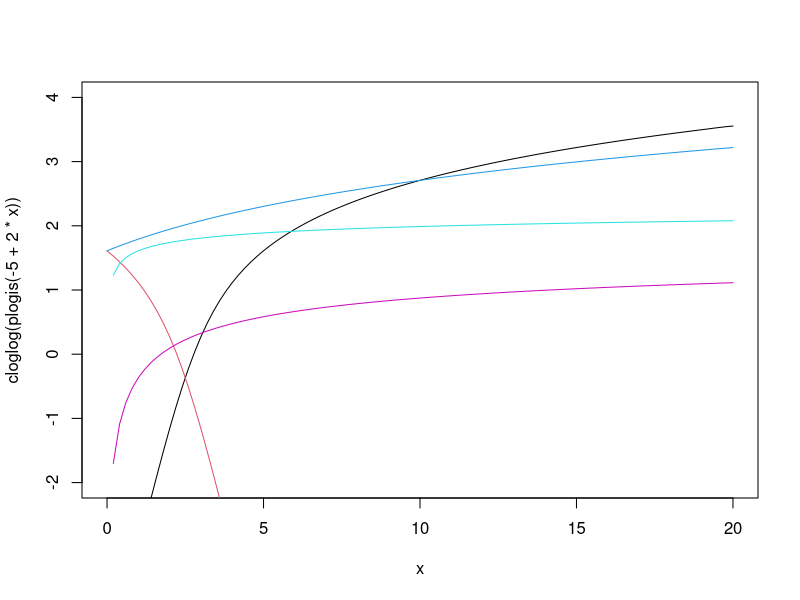

This figure's R source:
cloglog <- make.link("cloglog")$linkfun

curve(cloglog(plogis(-5+2*x)), from = 0, to = 20, ylim = c(-2, 4))
curve(cloglog(plogis(5-2*x)), add=TRUE, col = 2)
curve(cloglog(plogis(5+x)), add=TRUE, col = 4)
curve(cloglog(plogis(5+log(x))), add=TRUE, col = 5)
curve(cloglog(plogis(0+log(x))), add=TRUE, col = 6)
